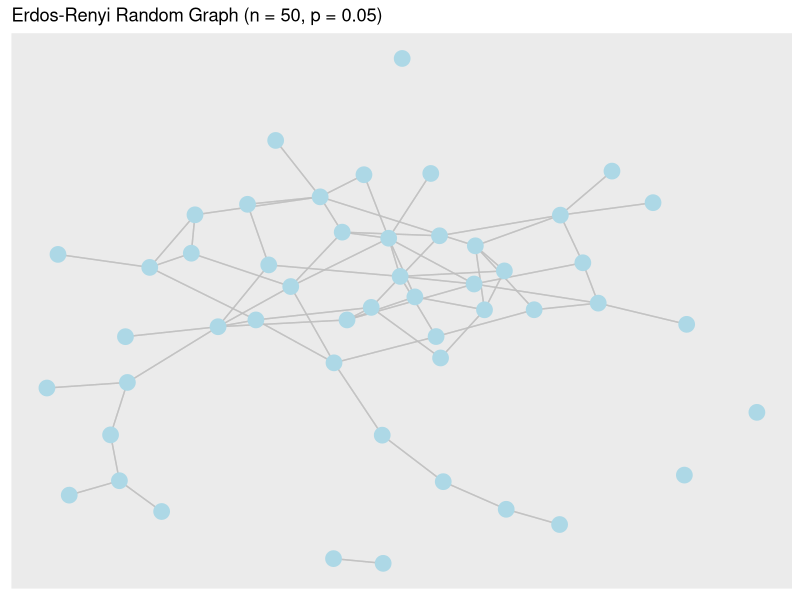
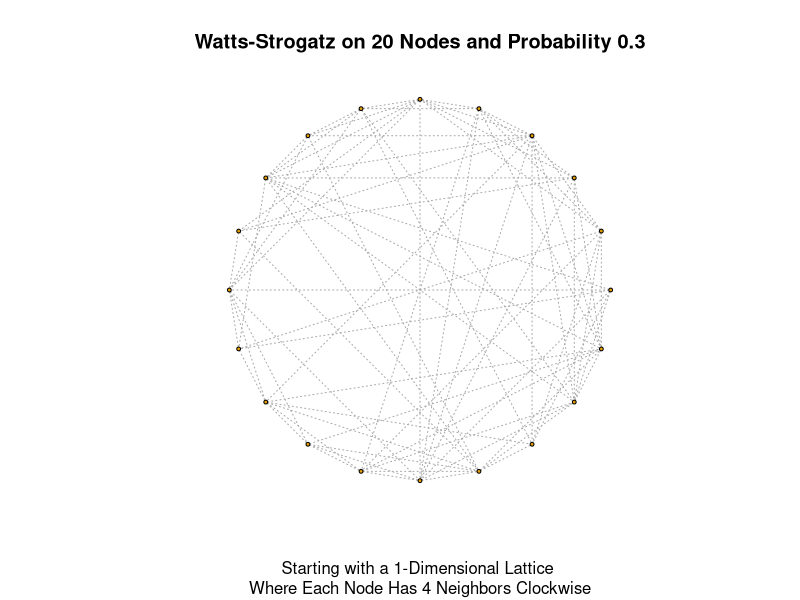
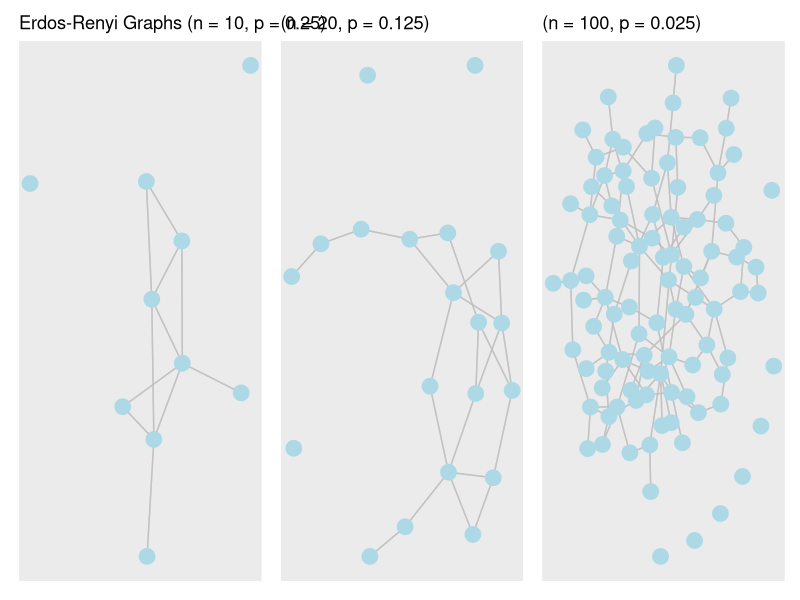
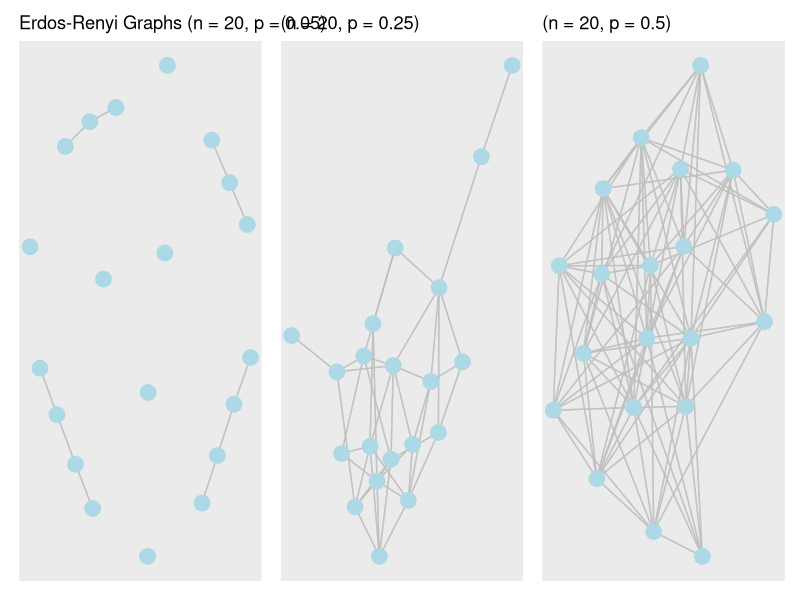
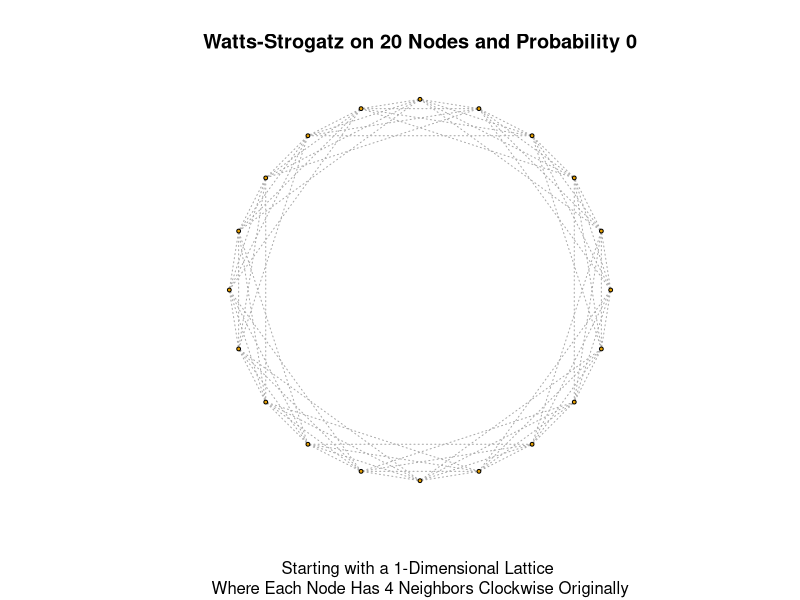
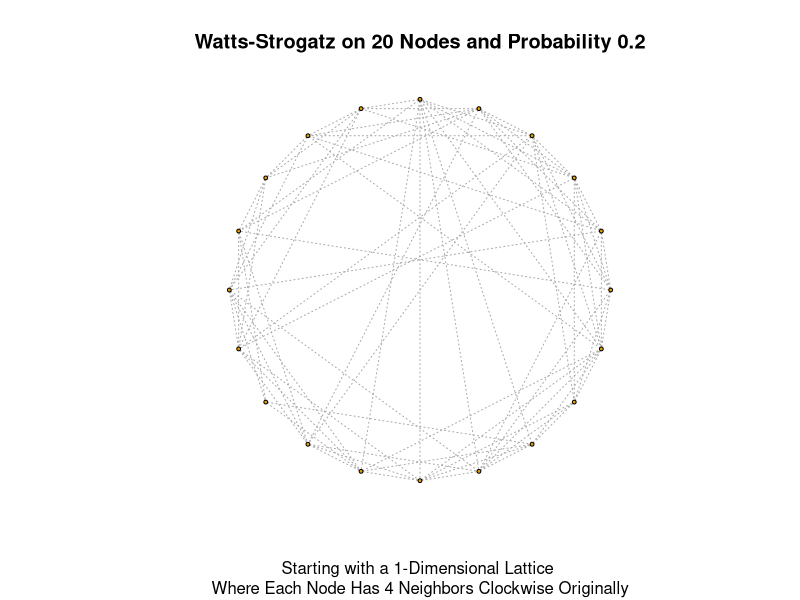
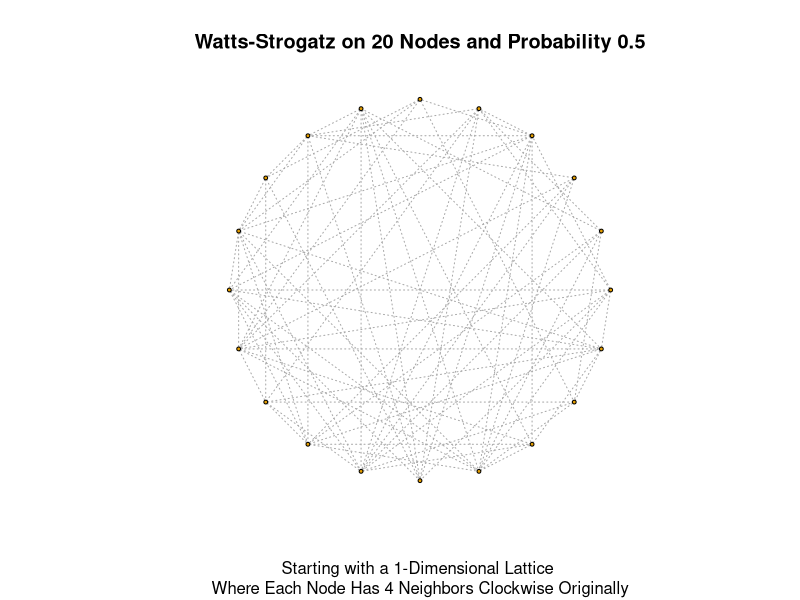
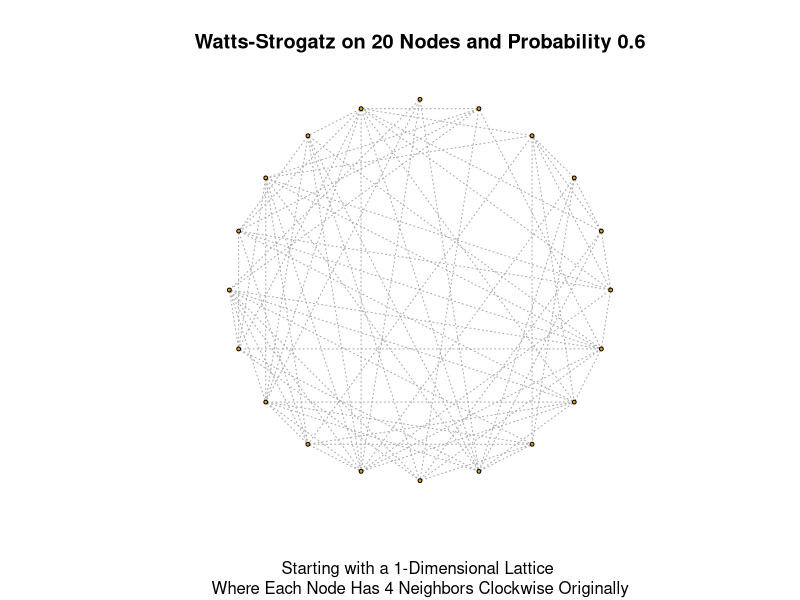

Here is the R script that generated these plots, in order:
# load required packages
library(ggraph)
library(igraph)
library(tidygraph)
library(dplyr)
library(patchwork)
library(glue)


# •	Simulate networks using two different models: 
# 1.	Erdös-Renyi graph G(n,p)

n = 50   # number of nodes
c = 2.5     # average degree
p = c/n   #connection probability

adj = matrix(0, n, n)     # create adjacency matrix

for(.i in 2:n){
  for(.j in 1:(.i-1)){    
    adj[.i, .j] = rbinom(1,1, p) 
    
  }
}

adj_mat <- adj + t(adj) # calculate the transpose

(ErdosRenyi_graph = graph_from_adjacency_matrix(adj_mat))

set.seed(1) # set seed for reproducing
# create plot of network
ER_plot <- ggraph(ErdosRenyi_graph, layout = "fr") +
  geom_edge_link(color = "grey", alpha = 0.7) + 
  geom_node_point(colour = "lightblue", size = 5, 
                  show.legend = FALSE) +
  labs(title = paste0("Erdos-Renyi Random Graph ",   
                      "(n = ", n, 
                      ", p = ", p, ")"))

ER_plot

# 2.	Watts-Strogatz graph (small world)
set.seed(2) #set seed for reproducing

n <- 20 # order of the graph
dim <- 1 # dimension of grid
nei <- 4 # number of neighbors in grid
p <- 0.3 # probability

# creating an example of model
(WS_graph <- sample_smallworld(dim, n, nei, p))

#create plot of network
plot(WS_graph, 
     layout = layout_in_circle, 
     vertex.size = 2, 
     vertex.label = NA, 
     edge.lty = 3,
     main = glue('Watts-Strogatz on ', n, ' Nodes and Probability ', p),
     sub = glue('Starting with a ', dim , 
                '-Dimensional Lattice \n Where Each Node Has ', nei, 
                ' Neighbors Clockwise'))

# •	Use the network statistics to compare the two models, and answer the following questions:
# 1.	What is the effect of choosing different parameters in the models?


# Erdös-Renyi
# different number of nodes
n = 10   # number of nodes
c = 2.5     # average degree
p = c/n   #connection probability

adj = matrix(0, n, n)     # create adjacency matrix

for(.i in 2:n){
  for(.j in 1:(.i-1)){    
    adj[.i, .j] = rbinom(1,1, p) 
    
  }
}

adj_mat <- adj + t(adj) # calculate the transpose

(ErdosRenyi_graph = graph_from_adjacency_matrix(adj_mat))

set.seed(6) # set seed for reproducing
# create plot of network
n10 <- ggraph(ErdosRenyi_graph, layout = "fr") +
  geom_edge_link(color = "grey", alpha = 0.7) + 
  geom_node_point(colour = "lightblue", size = 5, 
                  show.legend = FALSE) +
  labs(title = paste0("Erdos-Renyi Graphs ",   
                      "(n = ", n, 
                      ", p = ", p, ")"))


n = 20   # number of nodes
c = 2.5     # average degree
p = c/n   #connection probability

adj = matrix(0, n, n)     # create adjacency matrix

for(.i in 2:n){
  for(.j in 1:(.i-1)){    
    adj[.i, .j] = rbinom(1,1, p) 
    
  }
}

adj_mat <- adj + t(adj) # calculate the transpose

(ErdosRenyi_graph = graph_from_adjacency_matrix(adj_mat))

set.seed(7) # set seed for reproducing
# create plot of network
n20 <- ggraph(ErdosRenyi_graph, layout = "fr") +
  geom_edge_link(color = "grey", alpha = 0.7) + 
  geom_node_point(colour = "lightblue", size = 5, 
                  show.legend = FALSE) +
  labs(title = paste0("(n = ", n, 
                      ", p = ", p, ")"))


n = 100   # number of nodes
c = 2.5     # average degree
p = c/n   #connection probability

adj = matrix(0, n, n)     # create adjacency matrix

for(.i in 2:n){
  for(.j in 1:(.i-1)){    
    adj[.i, .j] = rbinom(1,1, p) 
    
  }
}

adj_mat <- adj + t(adj) # calculate the transpose

(ErdosRenyi_graph = graph_from_adjacency_matrix(adj_mat))

set.seed(8) # set seed for reproducing
# create plot of network
n100 <- ggraph(ErdosRenyi_graph, layout = "fr") +
  geom_edge_link(color = "grey", alpha = 0.7) + 
  geom_node_point(colour = "lightblue", size = 5, 
                  show.legend = FALSE) +
  labs(title = paste0("(n = ", n, 
                      ", p = ", p, ")"))


n10 + n20 + n100


# different average degree/probability
n = 20   # number of nodes
c = 1     # average degree
p = c/n   #connection probability

adj = matrix(0, n, n)     # create adjacency matrix

for(.i in 2:n){
  for(.j in 1:(.i-1)){    
    adj[.i, .j] = rbinom(1,1, p) 
    
  }
}

adj_mat <- adj + t(adj) # calculate the transpose

(ErdosRenyi_graph = graph_from_adjacency_matrix(adj_mat))

set.seed(9) # set seed for reproducing
# create plot of network
c1 <- ggraph(ErdosRenyi_graph, layout = "fr") +
  geom_edge_link(color = "grey", alpha = 0.7) + 
  geom_node_point(colour = "lightblue", size = 5, 
                  show.legend = FALSE) +
  labs(title = paste0("Erdos-Renyi Graphs ",   
                      "(n = ", n, 
                      ", p = ", p, ")"))


n = 20   # number of nodes
c = 5     # average degree
p = c/n   #connection probability

adj = matrix(0, n, n)     # create adjacency matrix

for(.i in 2:n){
  for(.j in 1:(.i-1)){    
    adj[.i, .j] = rbinom(1,1, p) 
    
  }
}

adj_mat <- adj + t(adj) # calculate the transpose

(ErdosRenyi_graph = graph_from_adjacency_matrix(adj_mat))

set.seed(10) # set seed for reproducing
# create plot of network
c5 <- ggraph(ErdosRenyi_graph, layout = "fr") +
  geom_edge_link(color = "grey", alpha = 0.7) + 
  geom_node_point(colour = "lightblue", size = 5, 
                  show.legend = FALSE) +
  labs(title = paste0("(n = ", n, 
                      ", p = ", p, ")"))


n = 20   # number of nodes
c = 10     # average degree
p = c/n   #connection probability

adj = matrix(0, n, n)     # create adjacency matrix

for(.i in 2:n){
  for(.j in 1:(.i-1)){    
    adj[.i, .j] = rbinom(1,1, p) 
    
  }
}

adj_mat <- adj + t(adj) # calculate the transpose

(ErdosRenyi_graph = graph_from_adjacency_matrix(adj_mat))

set.seed(11) # set seed for reproducing
# create plot of network
c10 <- ggraph(ErdosRenyi_graph, layout = "fr") +
  geom_edge_link(color = "grey", alpha = 0.7) + 
  geom_node_point(colour = "lightblue", size = 5, 
                  show.legend = FALSE) +
  labs(title = paste0("(n = ", n, 
                      ", p = ", p, ")"))


c1 + c5 + c10
























# Small world
# different probablities
set.seed(3)
n <- 20 # order of the graph
dim <- 1 # dimension of original grid
nei <- 4 # number of neighbors in original grid

for (p in c(0, 0.2, 0.5, 0.6, 0.9, 1)) {
  # creating an example of G(n, p) model
  sw_graph <- sample_smallworld(dim, n, nei, p)
  
  plot(sw_graph, 
       layout = layout_in_circle, 
       vertex.size = 2, 
       vertex.label = NA, 
       edge.lty = 3,
       main = glue('Watts-Strogatz on ', n, ' Nodes and Probability ', p),
       sub = glue('Starting with a ', dim , 
                  '-Dimensional Lattice \n Where Each Node Has ', nei, 
                  ' Neighbors Clockwise Originally'))
  
  writeLines('\n')
  
}

# different neighbours
set.seed(4)
n <- 20 # order of the graph
dim <- 1 # dimension of original grid
p <- 0.5 # probability

for (nei in c(0, 2, 5, 10)) {
  # creating an example of G(n, p) model
  sw_graph <- sample_smallworld(dim, n, nei, p)
  
  plot(sw_graph, 
       layout = layout_in_circle, 
       vertex.size = 2, 
       vertex.label = NA, 
       edge.lty = 3,
       main = glue('Watts-Strogatz on ', n, ' Nodes and Probability ', p),
       sub = glue('Starting with a ', dim , 
                  '-Dimensional Lattice \n Where Each Node Has ', nei, 
                  ' Neighbors Clockwise Originally'))
  
  writeLines('\n')
  
}

# different number nodes
set.seed(5)
nei <- 3 # order of the graph
dim <- 1 # dimension of original grid
p <- 0.5 # probability

for (n in c(2, 5, 10, 15, 20)) {
  # creating an example of G(n, p) model
  sw_graph <- sample_smallworld(dim, n, nei, p)
  
  plot(sw_graph, 
       layout = layout_in_circle, 
       vertex.size = 2, 
       vertex.label = NA, 
       edge.lty = 3,
       main = glue('Watts-Strogatz on ', n, ' Nodes and Probability ', p),
       sub = glue('Starting with a ', dim , 
                  '-Dimensional Lattice \n Where Each Node Has ', nei, 
                  ' Neighbors Clockwise Originally'))
  
  writeLines('\n')
  
}


# 2.	How do the node degree distributions differ in the different models?
# 3.	How does the clustering coefficient vary across the models?
  
